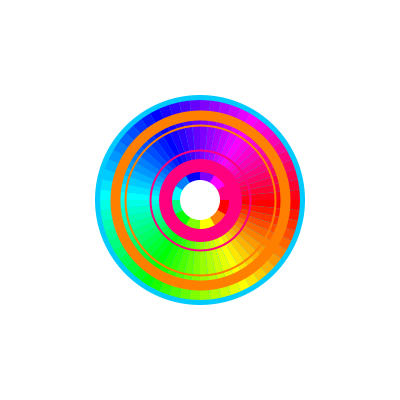
Frame 1 (no input)
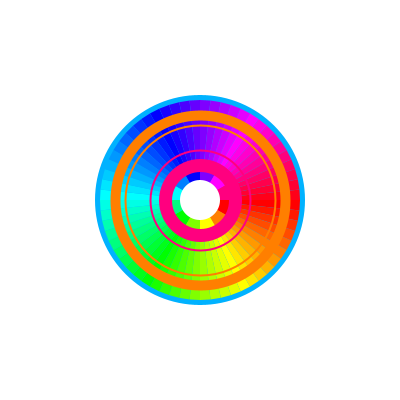
Frame 60 (the mouse pressed at the canvas centre just before this capture)
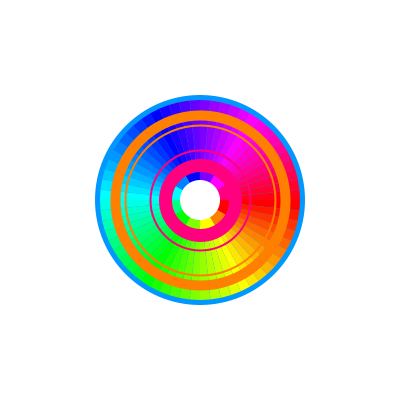
Frame 120 (the mouse held since frame 60 and released just before this capture)

The Processing sketch that drew these frames (run headless with seeded random() and noise(); from frame 60 on, the mouse is pressed at the canvas centre):

// Processing sketch: processing_95406
// ── processing_95406.pde

void setup () {
  size(400, 400);
  smooth();
}

float radius = 100;
int a = 0;



void draw(){
  noStroke();
  colorMode(HSB, 360, 360, 360);
  background(360);
  
  a = second() * 6 - 90;
  if(a<0) {a += 360;}
  
  ellipseMode(CENTER);
  fill (a, 360, 360);
  ellipse(width/2, height/2, 210, 210);
  
  
  beginShape(TRIANGLE_FAN);
  vertex(width/2, height/2);
  for (float angle=0; angle<=360; angle+=6){
    float vx = width/2 + cos(radians(angle))*radius;
    float vy = height/2 + sin(radians(angle))*radius;
    vertex(vx, vy);
    fill(angle, 360, 360);
  }
  endShape();
  
  a = minute() * 6 - 90;
  if(a<0) {a += 360;}
  
  
  strokeWeight(10);
  stroke(a, 360, 360);
  noFill ();
  ellipse(width/2, height/2, 170, 170);
  strokeWeight(2);
  ellipse(width/2, height/2, 150, 150);
  
  noStroke();
    beginShape(TRIANGLE_FAN);
  vertex(width/2, height/2);
  for (float angle=0; angle<=360; angle+=30){
    float vx = width/2 + cos(radians(angle))*40;
    float vy = height/2 + sin(radians(angle))*40;
    vertex(vx, vy);
    fill(angle, 360, 360);
  }
  endShape();
  
  int h = hour();
  if(h > 12) { h -=12;}
  a = h * 30 - 90; 
  if(a<0) {a += 360;}
  
  noFill();
  stroke(a, 360, 360);
  ellipse(width/2, height/2, 100, 100);
  strokeWeight(13);
  ellipse(width/2, height/2, 70, 70);
  
  fill(360);
  noStroke();
  ellipse(width/2, height/2, 40, 40);
  

}
